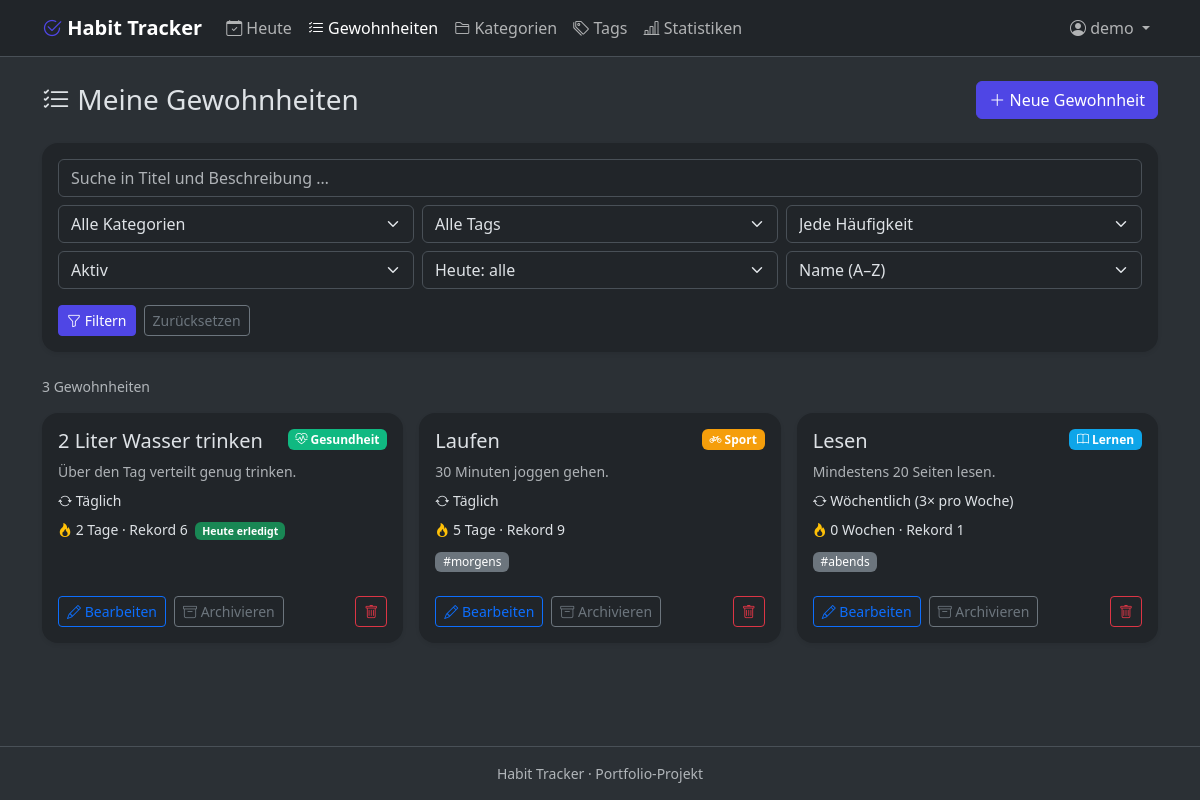
Page /habits (signed in) on the committed database.
### app/models.py (models this page shows, shortened)
class User(UserMixin, db.Model):
    __tablename__ = "users"
    __table_args__ = (db.CheckConstraint("theme IN ('light', 'dark')", name="ck_users_theme"),)
    id = db.Column(db.Integer, primary_key=True)
    username = db.Column(db.String(30), unique=True, nullable=False)
    email = db.Column(db.String(120), unique=True, nullable=False)
    password_hash = db.Column(db.String(256), nullable=False)
    created_at = db.Column(db.DateTime, nullable=False, default=utcnow)
    theme = db.Column(db.String(10), nullable=False, default="light")
    categories = db.relationship("Category", back_populates="user", cascade="all, delete-orphan")
    habits = db.relationship("Habit", back_populates="user", cascade="all, delete-orphan")
    tags = db.relationship("Tag", back_populates="user", cascade="all, delete-orphan")

class Habit(db.Model):
    __tablename__ = "habits"
    __table_args__ = (
        db.CheckConstraint("frequency IN ('daily', 'weekly', 'weekdays')", name="ck_habits_frequency"),
        db.CheckConstraint("target_per_period >= 1", name="ck_habits_target"),
    )
    id = db.Column(db.Integer, primary_key=True)
    user_id = db.Column(db.Integer, db.ForeignKey("users.id", ondelete="CASCADE"), nullable=False, index=True)
    category_id = db.Column(db.Integer, db.ForeignKey("categories.id", ondelete="SET NULL"), nullable=True)
    title = db.Column(db.String(100), nullable=False)
    description = db.Column(db.Text, nullable=True)
    frequency = db.Column(db.String(10), nullable=False, default=FREQ_DAILY)
    weekdays = db.Column(db.String(13), nullable=False, default="")  # z. B. "0,2,4" (0 = Montag)
    target_per_period = db.Column(db.Integer, nullable=False, default=1)
    start_date = db.Column(db.Date, nullable=False, default=date.today)
    is_archived = db.Column(db.Boolean, nullable=False, default=False, index=True)
    created_at = db.Column(db.DateTime, nullable=False, default=utcnow)
    user = db.relationship("User", back_populates="habits")
    category = db.relationship("Category", back_populates="habits")
    logs = db.relationship("HabitLog", back_populates="habit", cascade="all, delete-orphan")
    goals = db.relationship("Goal", back_populates="habit", cascade="all, delete-orphan")
    tags = db.relationship("Tag", secondary=habit_tags, back_populates="habits")
    @property
    def weekday_list(self):
        parts = (self.weekdays or "").split(",")
        return sorted(int(p) for p in parts if p.strip().isdigit())
    def is_due_on(self, day):
        start = self.start_date or date.today()
        if day < start:
            return False
        if self.frequency == FREQ_WEEKDAYS:
            return day.weekday() in self.weekday_list
        return True

class Category(db.Model):
    __tablename__ = "categories"
    __table_args__ = (db.UniqueConstraint("user_id", "name", name="uq_categories_user_name"),)
    id = db.Column(db.Integer, primary_key=True)
    user_id = db.Column(db.Integer, db.ForeignKey("users.id", ondelete="CASCADE"), nullable=False, index=True)
    name = db.Column(db.String(50), nullable=False)
    color = db.Column(db.String(7), nullable=False, default="#6c757d")
    icon = db.Column(db.String(50), nullable=False, default="bi-tag")
    user = db.relationship("User", back_populates="categories")
    habits = db.relationship("Habit", back_populates="category")

class Tag(db.Model):
    __tablename__ = "tags"
    __table_args__ = (db.UniqueConstraint("user_id", "name", name="uq_tags_user_name"),)
    id = db.Column(db.Integer, primary_key=True)
    user_id = db.Column(db.Integer, db.ForeignKey("users.id", ondelete="CASCADE"), nullable=False, index=True)
    name = db.Column(db.String(30), nullable=False)
    user = db.relationship("User", back_populates="tags")
    habits = db.relationship("Habit", secondary=habit_tags, back_populates="tags")

### app/habits/routes.py (the view)
@bp.route("/habits")
@login_required
def index():
    filters, page, cards = run_search(
        current_user.id, request.args, today_local(), current_app.config["ITEMS_PER_PAGE"]
    )
    return render_template(
        "habits/list.html",
        filters=filters,
        page=page,
        cards=cards,
        categories=user_categories(),
        tags=user_tags(),
        sort_options=SORT_OPTIONS,
        status_options=STATUS_OPTIONS,
        done_options=DONE_OPTIONS,
    )

### app/templates/habits/list.html (shortened to what this page needs)
{% extends "base.html" %}
{% block content %}
<div class="d-flex flex-wrap justify-content-between align-items-center gap-2 mb-4">
  <h1 class="h3 mb-0"><i class="bi bi-list-check"></i> Meine Gewohnheiten</h1>
  <a class="btn btn-primary" href="{{ url_for('habits.create') }}"><i class="bi bi-plus-lg"></i> Neue Gewohnheit</a>
</div>
<form id="filter-form" class="card shadow-sm mb-4" method="get" action="{{ url_for('habits.index') }}"
      data-search-url="{{ url_for('api.search') }}">
  <div class="card-body">
    <div class="row g-2">
      <div class="col-12">
        <input type="search" class="form-control" id="q" name="q" value="{{ filters.q }}"
               placeholder="Suche in Titel und Beschreibung …" aria-label="Suche" autocomplete="off">
      </div>
      <div class="col-6 col-lg-4">
        <select class="form-select" name="category" aria-label="Kategorie">
          <option value="">Alle Kategorien</option>
        </select>
      </div>
      <div class="col-6 col-lg-4">
        <select class="form-select" name="tag" aria-label="Tag">
          <option value="">Alle Tags</option>
        </select>
      </div>
      <div class="col-6 col-lg-4">
        <select class="form-select" name="frequency" aria-label="Häufigkeit">
          <option value="">Jede Häufigkeit</option>
        </select>
      </div>
      <div class="col-6 col-lg-4">
        <select class="form-select" name="status" aria-label="Status">
          {% for value, label in status_options.items() %}
            <option value="{{ value }}" {% if filters.status == value %}selected{% endif %}>{{ label }}</option>
          {% endfor %}
        </select>
      </div>
      <div class="col-6 col-lg-4">
        <select class="form-select" name="done" aria-label="Heute">
          <option value="">Heute: alle</option>
        </select>
      </div>
      <div class="col-6 col-lg-4">
        <select class="form-select" name="sort" aria-label="Sortierung">
          {% for value, label in sort_options.items() %}
            <option value="{{ value }}" {% if filters.sort == value %}selected{% endif %}>{{ label }}</option>
          {% endfor %}
        </select>
      </div>
    </div>
    <div class="d-flex gap-2 mt-3">
      <button type="submit" class="btn btn-primary btn-sm"><i class="bi bi-funnel"></i> Filtern</button>
      <a class="btn btn-outline-secondary btn-sm" href="{{ url_for('habits.index') }}">Zurücksetzen</a>
    </div>
  </div>
</form>
<div id="results">
  {% include "habits/_results.html" %}
</div>
{% endblock %}

### app/templates/base.html (shortened to what this page needs)
<!DOCTYPE html>
<html lang="de" data-bs-theme="{{ current_user.theme if current_user.is_authenticated else 'light' }}">
<head>
  <link href="https://cdn.jsdelivr.net/npm/bootstrap@5.3.3/dist/css/bootstrap.min.css" rel="stylesheet">
  <link href="https://cdn.jsdelivr.net/npm/bootstrap-icons@1.11.3/font/bootstrap-icons.min.css" rel="stylesheet">
  <link href="{{ url_for('static', filename='css/style.css') }}" rel="stylesheet">
</head>
<body class="d-flex flex-column min-vh-100">
  {% set endpoint = request.endpoint or '' %}
  <nav class="navbar navbar-expand-lg bg-body border-bottom sticky-top">
    <div class="container">
      <a class="navbar-brand fw-bold" href="{{ url_for('main.index') }}">
        <i class="bi bi-check2-circle"></i> Habit Tracker
      </a>
      <div class="collapse navbar-collapse" id="mainNav">
        <ul class="navbar-nav me-auto">
          {% if current_user.is_authenticated %}
            <li class="nav-item">
              <a class="nav-link {% if endpoint == 'main.dashboard' %}active{% endif %}"
                 href="{{ url_for('main.dashboard') }}"><i class="bi bi-calendar-check"></i> Heute</a>
            </li>
            <li class="nav-item">
              <a class="nav-link {% if endpoint in ('habits.index', 'habits.create', 'habits.edit') %}active{% endif %}"
                 href="{{ url_for('habits.index') }}"><i class="bi bi-list-check"></i> Gewohnheiten</a>
            </li>
            <li class="nav-item">
              <a class="nav-link {% if endpoint in ('habits.categories', 'habits.edit_category') %}active{% endif %}"
                 href="{{ url_for('habits.categories') }}"><i class="bi bi-folder2"></i> Kategorien</a>
            </li>
            <li class="nav-item">
              <a class="nav-link {% if endpoint in ('habits.tags', 'habits.edit_tag') %}active{% endif %}"
                 href="{{ url_for('habits.tags') }}"><i class="bi bi-tags"></i> Tags</a>
            </li>
            <li class="nav-item">
              <a class="nav-link {% if endpoint == 'stats.index' %}active{% endif %}"
                 href="{{ url_for('stats.index') }}"><i class="bi bi-bar-chart-line"></i> Statistiken</a>
            </li>
          {% endif %}
        </ul>
        <ul class="navbar-nav ms-auto align-items-lg-center">
          {% if current_user.is_authenticated %}
            <li class="nav-item dropdown">
              <a class="nav-link dropdown-toggle" href="#" role="button" data-bs-toggle="dropdown" aria-expanded="false">
                <i class="bi bi-person-circle"></i> {{ current_user.username }}
              </a>
            </li>
          {% else %}
            <li class="nav-item"><a class="nav-link" href="{{ url_for('auth.login') }}">Anmelden</a></li>
            <li class="nav-item ms-lg-2">
              <a class="btn btn-primary btn-sm" href="{{ url_for('auth.register') }}">Registrieren</a>
            </li>
          {% endif %}
        </ul>
      </div>
    </div>
  </nav>
  <main class="container py-4 flex-grow-1">
    {% block content %}{% endblock %}
  </main>
  <footer class="border-top py-3 text-center text-body-secondary small">
    Habit Tracker &middot; Portfolio-Projekt
  </footer>
  <div class="toast-container position-fixed top-0 end-0 p-3" id="toast-container">
  </div>
</body>
</html>

### app/templates/habits/_results.html (shortened to what this page needs)
{% from "_macros.html" import csrf_field %}
<p class="text-body-secondary small mb-3">
  {{ page.total }} {{ 'Gewohnheit' if page.total == 1 else 'Gewohnheiten' }}
</p>
{% if cards %}
  <div class="row g-3">
    {% for card in cards %}
      {% set habit = card.habit %}
      <div class="col-md-6 col-xl-4">
        <div class="card h-100 shadow-sm card-hover">
          <div class="card-body d-flex flex-column">
            <div class="d-flex justify-content-between align-items-start gap-2 mb-2">
              <h2 class="h5 mb-0">
                <a class="text-reset text-decoration-none" href="{{ url_for('habits.detail', habit_id=habit.id) }}">{{ habit.title }}</a>
              </h2>
              {% if habit.category %}
                <span class="badge flex-shrink-0" style="background-color: {{ habit.category.color }}">
                  <i class="bi {{ habit.category.icon }}"></i> {{ habit.category.name }}
                </span>
              {% endif %}
            </div>
            {% if habit.description %}
              <p class="text-body-secondary small mb-2">{{ habit.description|truncate(120) }}</p>
            {% endif %}
            <p class="small mb-2">
              <i class="bi bi-arrow-repeat"></i> {{ FREQUENCY_LABELS[habit.frequency] }}
              {% if habit.frequency == 'weekdays' %}
                ({% for day in habit.weekday_list %}{{ WEEKDAY_NAMES[day][:2] }}{% if not loop.last %}, {% endif %}{% endfor %})
              {% elif habit.frequency == 'weekly' %}
                ({{ habit.target_per_period }}&times; pro Woche)
              {% endif %}
            </p>
            <p class="small mb-2">
              <i class="bi bi-fire text-warning"></i> {{ card.current }} {{ card.unit }} &middot; Rekord {{ card.longest }}
              {% if card.done and not habit.is_archived %}
                <span class="badge text-bg-success ms-1">Heute erledigt</span>
              {% endif %}
            </p>
            {% if habit.tags %}
              <div class="mb-2">
                {% for tag in habit.tags|sort(attribute='name') %}
                  <span class="badge text-bg-secondary fw-normal">#{{ tag.name }}</span>
                {% endfor %}
              </div>
            {% endif %}
            <div class="mt-auto d-flex gap-2 pt-3">
              <a class="btn btn-outline-primary btn-sm" href="{{ url_for('habits.edit', habit_id=habit.id) }}">
                <i class="bi bi-pencil"></i> Bearbeiten
              </a>
              <form method="post" action="{{ url_for('habits.toggle_archive', habit_id=habit.id) }}">
                <button type="submit" class="btn btn-outline-secondary btn-sm">
                  {% if habit.is_archived %}<i class="bi bi-arrow-counterclockwise"></i> Wiederherstellen{% else %}<i class="bi bi-archive"></i> Archivieren{% endif %}
                </button>
              </form>
              <button type="button" class="btn btn-outline-danger btn-sm ms-auto" aria-label="Löschen"
                      data-confirm-action="{{ url_for('habits.delete', habit_id=habit.id) }}"
                      data-confirm-text="Die Gewohnheit „{{ habit.title }}“ und alle ihre Einträge werden gelöscht.">
                <i class="bi bi-trash"></i>
              </button>
            </div>
          </div>
        </div>
      </div>
    {% endfor %}
  </div>
{% endif %}

### rows in the picture
User: username "demo"
Habit: title "2 Liter Wasser trinken", description "Über den Tag verteilt genug trinken.", frequency "Täglich", is_archived False (drawn)
Category: category.name "Gesundheit"
Habit: title "Laufen", description "30 Minuten joggen gehen.", frequency "Täglich", is_archived False (drawn)
Category: category.name "Sport"
Tag: name "morgens"
Habit: title "Lesen", description "Mindestens 20 Seiten lesen.", frequency "Wöchentlich", target_per_period "3", is_archived False (drawn)
Category: category.name "Lernen"
Tag: name "abends"

### other values in the picture
{{ page.total }} "3"
{{ 'Gewohnheit' if page.total == 1 else 'Gewohnheiten' }} "Gewohnheiten"
{{ card.current }} "2" "5" "0"
{{ card.unit }} "Tage" "Tage" "Wochen"
{{ card.longest }} "6" "9" "1"
form field status "Aktiv"
form field sort "Name (A–Z)"
